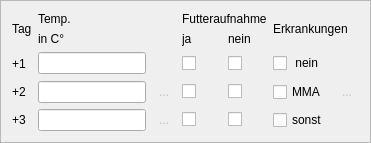
           <widget class="QFrame" name="frame_Futteraufnahme">
            <property name="maximumSize">
             <size>
              <width>16777215</width>
              <height>16777215</height>
             </size>
            </property>
            <property name="frameShape">
             <enum>QFrame::StyledPanel</enum>
            </property>
            <property name="frameShadow">
             <enum>QFrame::Raised</enum>
            </property>
            <layout class="QHBoxLayout" name="horizontalLayout_4">
             <item>
              <layout class="QGridLayout" name="Layout_Futteraufname">
               <item row="5" column="5">
                <widget class="QCheckBox" name="checkBox_Futteraufname_Nein_3">
                 <property name="text">
                  <string/>
                 </property>
                </widget>
               </item>
               <item row="3" column="0">
                <widget class="QLabel" name="label_Futteraufname_Tag_1">
                 <property name="toolTip">
                  <string>ein Tag nach der Geburt (erster Lebenstag der Ferkel)</string>
                 </property>
                 <property name="text">
                  <string>+1</string>
                 </property>
                </widget>
               </item>
               <item row="3" column="6" colspan="2">
                <widget class="QCheckBox" name="checkBox_Futteraufname_Erkrankung_Nein">
                 <property name="text">
                  <string> nein</string>
                 </property>
                </widget>
               </item>
               <item row="4" column="7">
                <widget class="QToolButton" name="toolButton_Tooltip_MMA">
                 <property name="enabled">
                  <bool>false</bool>
                 </property>
                 <property name="toolTip">
                  <string>Mastitis Metritis Agalaktie</string>
                 </property>
                 <property name="text">
                  <string>...</string>
                 </property>
                 <property name="icon">
                  <iconset>
                   <normaloff>../Images/info-symbol-1343394_640.png</normaloff>../Images/info-symbol-1343394_640.png</iconset>
                 </property>
                 <property name="autoRaise">
                  <bool>true</bool>
                 </property>
                </widget>
               </item>
               <item row="4" column="6">
                <widget class="QCheckBox" name="checkBox_Futteraufname_Erkrankung_MMA">
                 <property name="toolTip">
                  <string>Mastitis Metritis Agalaktie</string>
                 </property>
                 <property name="autoFillBackground">
                  <bool>false</bool>
                 </property>
                 <property name="text">
                  <string>MMA </string>
                 </property>
                </widget>
               </item>
               <item row="3" column="4">
                <widget class="QCheckBox" name="checkBox_Futteraufname_Ja_1">
                 <property name="text">
                  <string/>
                 </property>
                </widget>
               </item>
               <item row="1" column="4" colspan="2">
                <widget class="QLabel" name="label_Futteraufname">
                 <property name="text">
                  <string>Futteraufnahme</string>
                 </property>
                </widget>
               </item>
               <item row="5" column="0">
                <widget class="QLabel" name="label_Futteraufname_Tag_3">
                 <property name="toolTip">
                  <string>dritte Tag nach der Geburt (dritte Lebenstag der Ferkel)</string>
                 </property>
                 <property name="text">
                  <string>+3</string>
                 </property>
                </widget>
               </item>
               <item row="4" column="5">
                <widget class="QCheckBox" name="checkBox_Futteraufname_Nein_2">
                 <property name="text">
                  <string/>
                 </property>
                </widget>
               </item>
               <item row="1" column="0" rowspan="2">
                <widget class="QLabel" name="label_Futteraufname_Tag">
                 <property name="text">
                  <string>Tag</string>
                 </property>
                </widget>
               </item>
               <item row="4" column="4">
                <widget class="QCheckBox" name="checkBox_Futteraufname_Ja_2">
                 <property name="text">
                  <string/>
                 </property>
                </widget>
               </item>
               <item row="2" column="4">
                <widget class="QLabel" name="label_Futteraufname_Ja">
                 <property name="text">
                  <string>ja</string>
                 </property>
                </widget>
               </item>
               <item row="4" column="0">
                <widget class="QLabel" name="label_Futteraufname_Tag_2">
                 <property name="toolTip">
                  <string>zweie Tag nach der Geburt (zweiter Lebenstag der Ferkel)</string>
                 </property>
                 <property name="text">
                  <string>+2</string>
                 </property>
                </widget>
               </item>
               <item row="5" column="4">
                <widget class="QCheckBox" name="checkBox_Futteraufname_Ja_3">
                 <property name="text">
                  <string/>
                 </property>
                </widget>
               </item>
               <item row="3" column="5">
                <widget class="QCheckBox" name="checkBox_Futteraufname_Nein_1">
                 <property name="text">
                  <string/>
                 </property>
                </widget>
               </item>
               <item row="2" column="5">
                <widget class="QLabel" name="label_Futteraufname_Ja_2">
                 <property name="text">
                  <string>nein</string>
                 </property>
                </widget>
               </item>
               <item row="5" column="6" colspan="2">
                <widget class="QCheckBox" name="checkBox_Futteraufname_Erkrankung_Sonst">
                 <property name="toolTip">
                  <string>sonstige Erkrankung</string>
                 </property>
                 <property name="text">
                  <string>sonst</string>
                 </property>
                </widget>
               </item>
               <item row="3" column="1" colspan="2">
                <widget class="QLineEdit" name="lineEdit_Futteraufname_Temp_1">
                 <property name="toolTip">
                  <string/>
                 </property>
                </widget>
               </item>
               <item row="5" column="1" colspan="2">
                <widget class="QLineEdit" name="lineEdit_Futteraufname_Temp_3">
                 <property name="toolTip">
                  <string/>
                 </property>
                </widget>
               </item>
               <item row="4" column="1" colspan="2">
                <widget class="QLineEdit" name="lineEdit_Futteraufname_Temp_2">
                 <property name="toolTip">
                  <string/>
                 </property>
                </widget>
               </item>
               <item row="3" column="3">
                <widget class="QToolButton" name="toolButton_Tooltip_Temp1">
                 <property name="enabled">
                  <bool>false</bool>
                 </property>
                 <property name="toolTip">
                  <string>rektale Körpertemperatur der Sau an Tag 1 nach der Geburt</string>
                 </property>
                 <property name="text">
                  <string/>
                 </property>
                 <property name="icon">
                  <iconset>
                   <normaloff>../Images/info-symbol-1343394_640.png</normaloff>../Images/info-symbol-1343394_640.png</iconset>
                 </property>
                 <property name="autoRaise">
                  <bool>true</bool>
                 </property>
                </widget>
               </item>
               <item row="1" column="1" colspan="3">
                <widget class="QLabel" name="label_Futteraufname_Temp">
                 <property name="toolTip">
                  <string/>
                 </property>
                 <property name="text">
                  <string>Temp.</string>
                 </property>
                </widget>
               </item>
               <item row="2" column="1" colspan="3">
                <widget class="QLabel" name="label_Futteraufname_inC">
                 <property name="text">
                  <string>in C°</string>
                 </property>
                </widget>
               </item>
               <item row="4" column="3">
                <widget class="QToolButton" name="toolButton_Tooltip_Temp2">
                 <property name="enabled">
                  <bool>false</bool>
                 </property>
                 <property name="toolTip">
                  <string>rektale Körpertemperatur der Sau an Tag 2 nach der Geburt</string>
                 </property>
                 <property name="text">
                  <string>...</string>
                 </property>
                 <property name="icon">
                  <iconset>
                   <normaloff>../Images/info-symbol-1343394_640.png</normaloff>../Images/info-symbol-1343394_640.png</iconset>
                 </property>
                 <property name="autoRaise">
                  <bool>true</bool>
                 </property>
                </widget>
               </item>
               <item row="5" column="3">
                <widget class="QToolButton" name="toolButton_Tooltip_Temp3">
                 <property name="enabled">
                  <bool>false</bool>
                 </property>
                 <property name="toolTip">
                  <string>rektale Körpertemperatur der Sau an Tag 3 nach der Geburt</string>
                 </property>
                 <property name="text">
                  <string>...</string>
                 </property>
                 <property name="icon">
                  <iconset>
                   <normaloff>../Images/info-symbol-1343394_640.png</normaloff>../Images/info-symbol-1343394_640.png</iconset>
                 </property>
                 <property name="autoRaise">
                  <bool>true</bool>
                 </property>
                </widget>
               </item>
               <item row="1" column="6" rowspan="2" colspan="2">
                <widget class="QLabel" name="label_Futteraufname_Erkrankungen">
                 <property name="text">
                  <string>Erkrankungen</string>
                 </property>
                </widget>
               </item>
              </layout>
             </item>
            </layout>
            <zorder></zorder>
           </widget>
